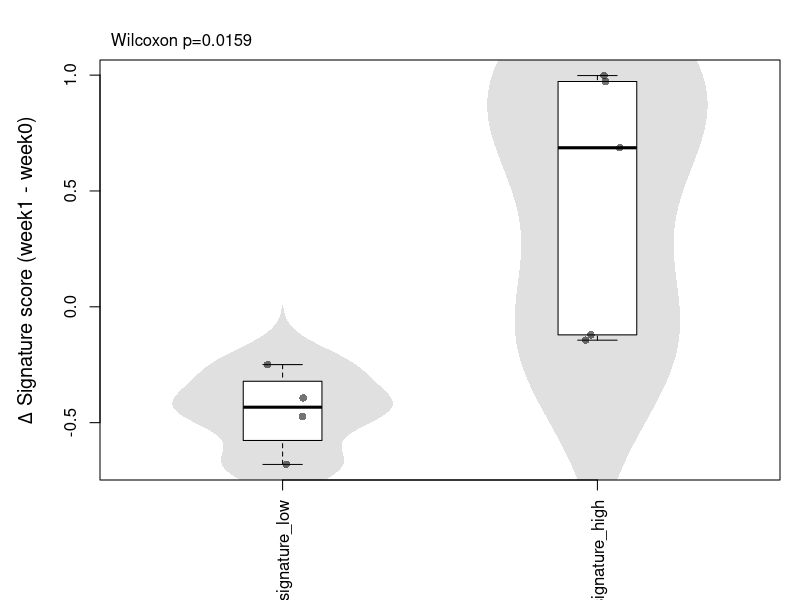
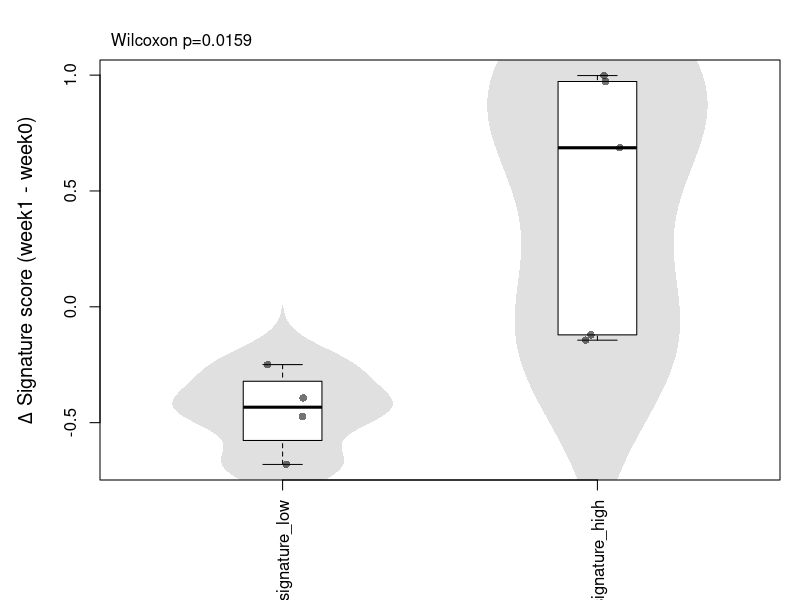

Source code (R) for these figures, in order:
df <- read.csv("results/Fig6_delta_table.csv", check.names = FALSE)
df <- df[is.finite(df$delta_signature) & !is.na(df$group), ]
df$group <- factor(df$group, levels=c("signature_low","signature_high"))

# p-value
pval <- tryCatch(wilcox.test(delta_signature ~ group, data=df)$p.value, error=function(e) NA_real_)
ptxt <- ifelse(is.na(pval), "Wilcoxon p=NA", paste0("Wilcoxon p=", format(pval, digits=3)))

# violin helper
violin_one <- function(y, xcenter, width=0.35){
  y <- y[is.finite(y)]
  if(length(y) < 2) return()
  d <- density(y, na.rm=TRUE)
  d$y <- d$y / max(d$y) * width
  polygon(c(xcenter - d$y, rev(xcenter + d$y)),
          c(d$x, rev(d$x)),
          border=NA, col=rgb(0,0,0,0.12))
}

draw_one <- function(device="png"){
  if(device=="png"){
    png("figs/Fig6G_delta_signature.png", width=1600, height=1200, res=200)
  } else {
    pdf("figs/Fig6G_delta_signature.pdf", width=6.8, height=5.2)
  }

  par(mar=c(6,5,3,1))

  ylim <- range(df$delta_signature, na.rm=TRUE)
  plot(1, type="n",
       xlim=c(0.5,2.5), ylim=ylim,
       xaxt="n", xlab="",
       ylab=expression(Delta*" Signature score (week1 - week0)"),
       cex.lab=1.2)

  axis(1, at=c(1,2), labels=c("signature_low","signature_high"), las=2)

  # violins
  violin_one(df$delta_signature[df$group=="signature_low"], 1)
  violin_one(df$delta_signature[df$group=="signature_high"], 2)

  # boxplot overlay via bxp (most robust)
  bp <- boxplot(delta_signature ~ group, data=df, plot=FALSE)
  bxp(bp, add=TRUE, at=c(1,2), boxwex=0.25,
      outline=FALSE, border="black", col=rgb(0,0,0,0.20), axes=FALSE)

  # jitter points
  set.seed(1)
  xj <- ifelse(df$group=="signature_low", 1, 2) + runif(nrow(df), -0.08, 0.08)
  points(xj, df$delta_signature, pch=16, cex=1.0, col=rgb(0,0,0,0.55))

  mtext(ptxt, side=3, line=0.5, adj=0.02, cex=1.0)

  dev.off()
}

draw_one("png")
draw_one("pdf")

cat("Saved figs/Fig6G_delta_signature.png and .pdf\n")
